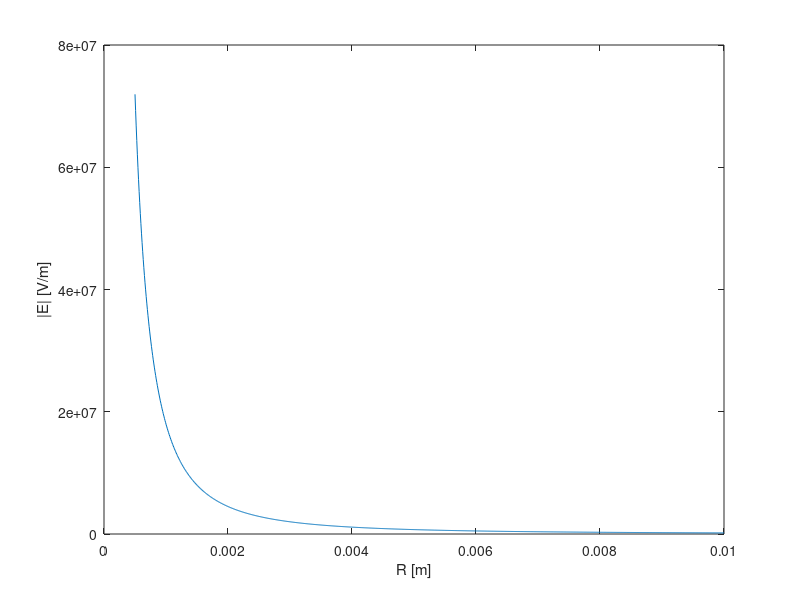

The MATLAB script that drew this image:
%% 1) Campo elettrico generato da una carica puntiforme posizionata nell'origine (andamento del modulo lungo R)

epsilon_0=8.85e-12; %[F/m]
Q1=2e-9; %[C]
R=linspace(0.5e-3,1e-2,1001); %[m] con questo comando viene creato un vettore di 1001 punti tra 0.5e-3 e 1e-2

E=(1/(4*pi*epsilon_0))*(Q1./(R.^2)); %[V/m]

figure;plot(R,E) %figure serve per creare una nuova finestra grafica
%plot crea un grafico bidimensionale con R sull'asse orizzontale e E
%sull'asse verticale
xlabel('R [m]') %aggiunge un'etichetta all'asse x
ylabel('|E| [V/m]') %aggiunge un'etichetta all'asse y


